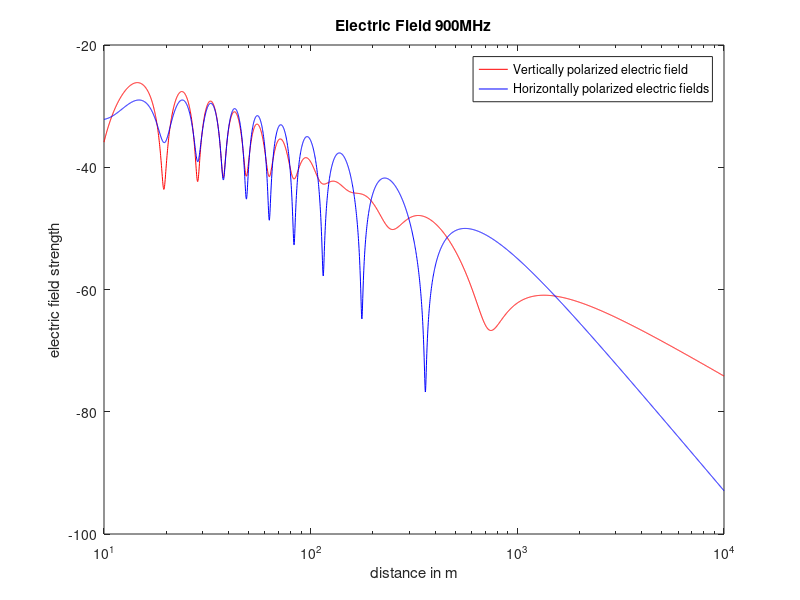
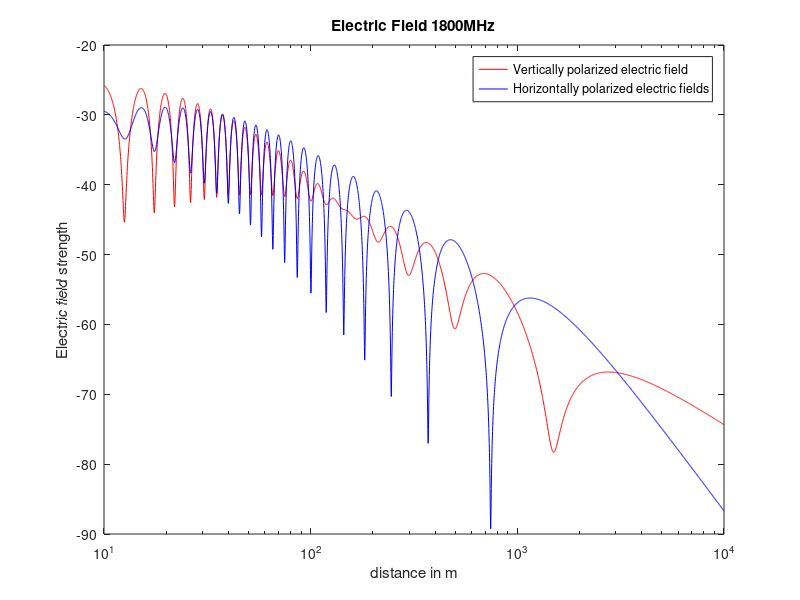
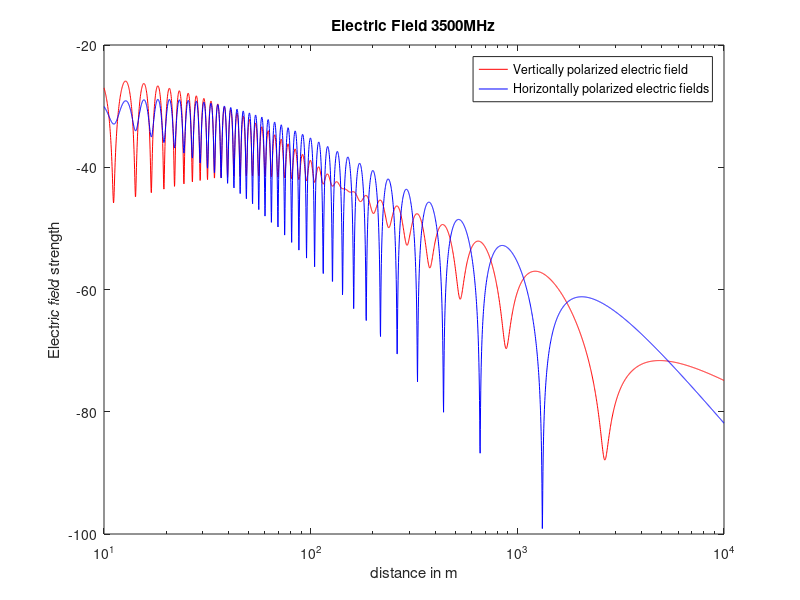
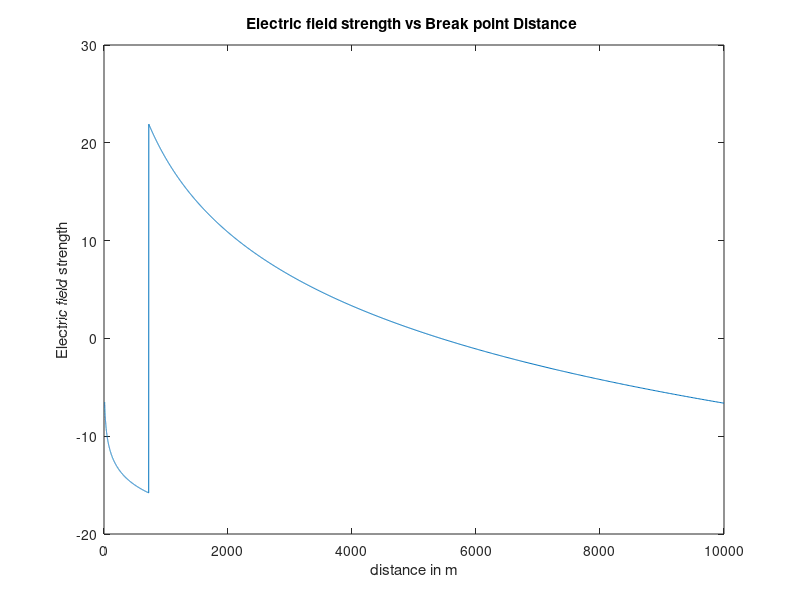

The MATLAB source for these figures, in order:
clear all
clc

eps =15.5;
ht=35;
hr=1.7;
q= 0.33*10^-8;
lambda1 =0.33; %900Mhz
lambda2 =0.16; %1800Mhz
lambda3 =0.09; %3500Mhz

axis=[];
Rv=[]; Rh=[];
kd=[];
Ev=[]; Eh=[];
E0=[];
beta= [];
Rd=[];Ri=[];
Ea=[];Eb=[];
for i=1000:4000
 d=10^(i/1000);
 axis =[axis d];
beta= [beta,asin((ht+hr)/d)]; %Gazing angle
Rd=[Rd,sqrt(d^2+(ht-hr)^2)]; %line of sight distance :Rd value
Ri =[Ri,sqrt(d^2+(ht+hr)^2)];%reflected path distance: Ri value
dt = Ri - Rd;

% Reflection Coefficients
Rv= (-eps*sin(beta)+sqrt(eps - cos(beta).^2))./(eps*sin(beta)+sqrt(eps-cos(beta).^2)); 
Rh= ( sin(beta)-sqrt(eps - cos(beta).^2))./(sin(beta)+sqrt(eps-cos(beta).^2));

%900MHz Electric field strength
k1= (2*pi/lambda1);
E01 = (exp(-j*k1*Rd)./Rd);
Ev1 = 20*log10(abs(E01 .* (1 + Rv.* exp(-j*k1*dt)))); % Vertically
Eh1 = 20*log10(abs(E01 .* (1 + Rh.* exp(-j*k1*dt)))); % Horizontally

%1800MHz Electric field strength
k2= (2*pi/lambda2);
E02 = (exp(-j*k2*Rd)./Rd);
Ev2 = 20*log10(abs(E02 .* (1 + Rv.* exp(-j*k2*dt))));
Eh2 = 20*log10(abs(E02 .* (1 + Rh.* exp(-j*k2*dt))));

%3500MHz Electric field strength
k3= (2*pi/lambda3);
E03 = (exp(-j*k3*Rd)./Rd);
Ev3 = 20*log10(abs(E03 .* (1 + Rv.* exp(-j*k3*dt))));
Eh3 = 20*log10(abs(E03 .* (1 + Rh.* exp(-j*k3*dt))));

%Before the breakpoint, the average power of the field decays 𝑑^-2 . 
%For ,d < db
db=(4*ht*hr/lambda1); % For 900MHz
% db=(4*ht*hr/lambda2); % For 1800MHz
% db=(4*ht*hr/lambda3); % For 3500MHz
if d < db;
Eb = [Eb,-5*log10(2*d)];
else
%After the breakpoint , For ,d > db
Ea = [Ea,-5*log10(d)+ 20*log10((4*pi*ht*ht)/(lambda1*d))]; % For 900MHz
% Ea = [Ea,-5*log10(d)+ 20*log10((4*pi*ht*ht)/(lambda2*d))]; % For 1800MHz
% Ea = [Ea,-5*log10(d)+ 20*log10((4*pi*ht*ht)/(lambda3*d))]; % For 3500MHz
end

end

semilogx(axis,Ev1,'r',axis,Eh1,'b');
legend('Vertically polarized electric field','Horizontally polarized electric fields');
title('Electric Field 900MHz');
xlabel('distance in m');
ylabel('electric field strength');
figure
semilogx(axis,Ev2,'r',axis,Eh2,'b');
legend('Vertically polarized electric field','Horizontally polarized electric fields');
title('Electric Field 1800MHz');
xlabel('distance in m');
ylabel('Electric field strength');
figure
semilogx(axis,Ev3,'r',axis,Eh3,'b');
legend('Vertically polarized electric field','Horizontally polarized electric fields');
title('Electric Field 3500MHz');
xlabel('distance in m');
ylabel('electric field strength');
xlabel('distance in m');
ylabel('Electric field strength');
figure
plot(axis,[Eb,Ea]);
xlabel('distance in m');
ylabel('Electric field strength');
title('Electric field strength vs Break point Distance ');